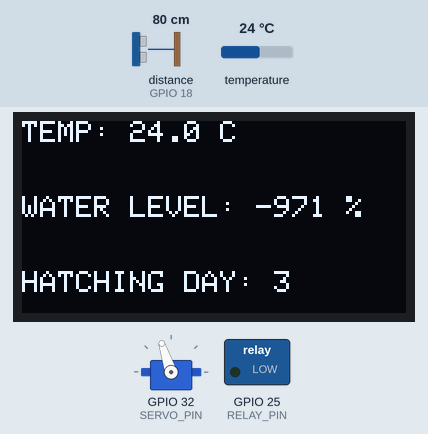
Simulated run of this sketch. Board: ESP32. Shown: servo, 128×64 one-colour display, switched loads named in the sketch (green lamp = pin HIGH). Wiring (inferred from the names in the program): ultrasonic range finder: trigger GPIO 5; echo GPIO 18. The test bench sets the inputs (shaded band); at power-on: temperature 24 °C, distance to the obstacle (sensor on GPIO 18) 80 cm. The echo pulse lasts 58.3 µs per cm; WiFi joins after 1.5 s; servers stay silent unless stated; EEPROM starts erased; no MQTT or app messages arrive unless stated; pins used as bus, display or sensor lines are not drawn.

Above: at 8.0 s.
8.1 s: temperature set to 37 °C
At 16.49 s:
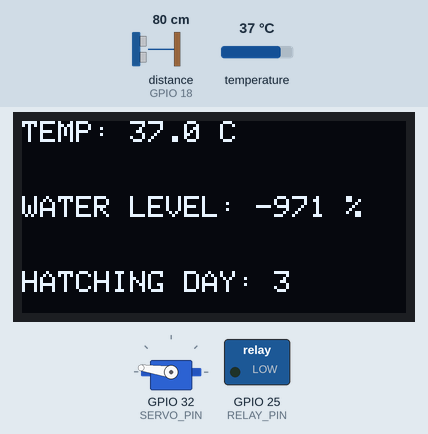
17.5 s: temperature set to 38.7 °C
24.5 s: distance to the obstacle (sensor on GPIO 18) set to 2 cm
At 28.9 s:
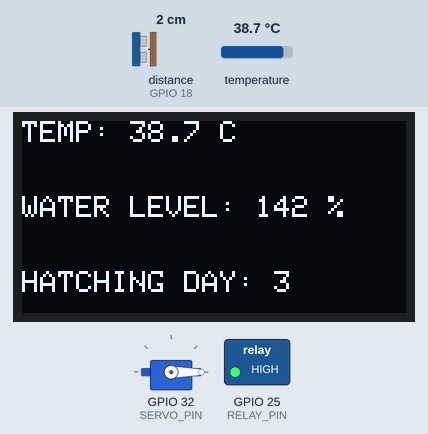
31.5 s: distance to the obstacle (sensor on GPIO 18) set to 4 cm
At 43.1 s:
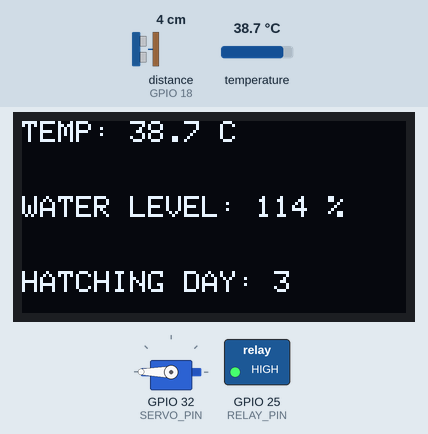
43.8 s: distance to the obstacle (sensor on GPIO 18) set to 9 cm
At 47.7 s:
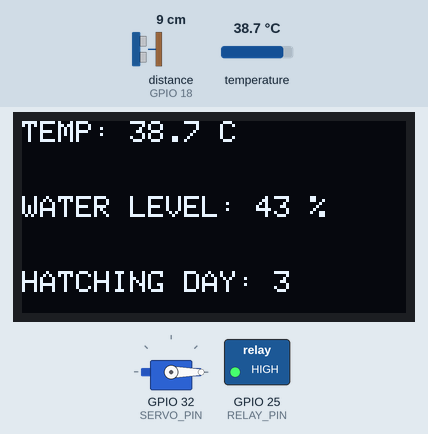
50.8 s: temperature set to 36.9 °C
At 57.1 s:
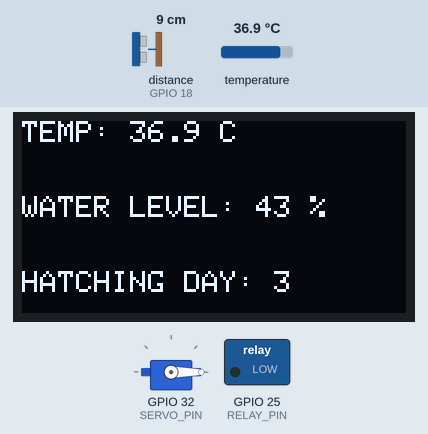
Timing chart, 0 to 58.8 s (numbered marks = the images above; inputs shaded):
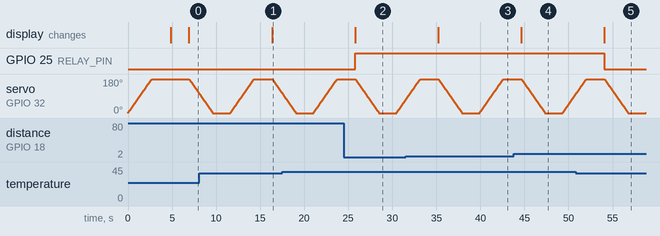

The sketch:

incu-hub.ino
```cpp
#include <WiFi.h>
#include <PubSubClient.h>
#include <Wire.h>
#include <Adafruit_Sensor.h>
#include <Adafruit_BMP280.h>
#include <Adafruit_GFX.h>
#include <Adafruit_SSD1306.h>
#include <ESP32Servo.h>
#include <Preferences.h>

#define RELAY_PIN 25
#define SERVO_PIN 32
#define TRIG_PIN 5
#define ECHO_PIN 18

#define SCREEN_WIDTH 128
#define SCREEN_HEIGHT 64
#define OLED_RESET -1
#define OLED_I2C_ADDRESS 0x3C
Adafruit_SSD1306 display(SCREEN_WIDTH, SCREEN_HEIGHT, &Wire, OLED_RESET);

Adafruit_BMP280 bmp;
Servo eggTrayServo;
Preferences preferences;

#define TEMP_TARGET 37.7
#define TEMP_HYSTERESIS 0.2

const char* ssid = "USER_ID";
const char* password = "PASSWORD";
const char* mqttServer = "mqtt3.thingspeak.com";
const int mqttPort = 1883;
const char* mqttUser = "MQTT_USER";
const char* mqttPassword = "MQTT_PASSWORD";
const char* mqttClientID = "MQTT_CLIENT_ID";
const char* mqttTopic = "channels/CHANNEL-ID/publish";

WiFiClient wifiClient;
PubSubClient mqttClient(wifiClient);

unsigned long lastRotateTime = 0;
unsigned long lastPublishTime = 0;
const unsigned long publishInterval = 10000;
const unsigned long trayRotateInterval = 6000;

unsigned long previousMillis = 0;
const long interval = 86400000;
int dayCount = 3;

void setup() {
  Serial.begin(115200);

  preferences.begin("day-storage", false);
  dayCount = preferences.getInt("day", 3);

  pinMode(RELAY_PIN, OUTPUT);
  pinMode(TRIG_PIN, OUTPUT);
  pinMode(ECHO_PIN, INPUT);
  digitalWrite(RELAY_PIN, LOW);

  eggTrayServo.attach(SERVO_PIN);

  rotateServoSlowly(0, 320, 15);

  if (!bmp.begin(0x76)) {
    while (true);
  }

  if (!display.begin(SSD1306_SWITCHCAPVCC, OLED_I2C_ADDRESS)) {
    while (true);
  }
  display.clearDisplay();

  connectWiFi();
  mqttClient.setServer(mqttServer, mqttPort);
  connectMQTT();
}

void loop() {
  if (!mqttClient.connected()) {
    connectMQTT();
  }
  mqttClient.loop();

  float temperature = bmp.readTemperature();
  long distance = getUltrasonicDistance();
  int mappedValue = map(distance, 4, 11, 100, 0);
  unsigned long currentMillis = millis();

  if (currentMillis - previousMillis >= interval) {
    previousMillis = currentMillis;
    dayCount++;
    preferences.putInt("day", dayCount);
  }

  display.clearDisplay();
  display.setTextColor(SSD1306_WHITE);
  display.setTextSize(1);
  display.setCursor(0, 0);
  display.print("TEMP: ");
  display.print(temperature, 1);
  display.println(" C");
  display.setTextSize(1);
  display.setCursor(0, 25);
  display.print("WATER LEVEL: ");
  display.print(mappedValue);
  display.println(" %");
  display.setTextSize(1);
  display.setCursor(0, 50);
  display.print("HATCHING DAY: ");
  display.print(dayCount);
  display.display();

  if (temperature < (TEMP_TARGET - TEMP_HYSTERESIS)) {
    digitalWrite(RELAY_PIN, LOW);
  } else if (temperature > (TEMP_TARGET + TEMP_HYSTERESIS)) {
    digitalWrite(RELAY_PIN, HIGH);
  }

  if (millis() - lastRotateTime >= trayRotateInterval) {
    lastRotateTime = millis();
    rotateServoSlowly(180, 0, 15);
    delay(2000);
    rotateServoSlowly(0, 180, 15);
  }

  if (millis() - lastPublishTime >= publishInterval) {
    publishSensorData(temperature, mappedValue);
    lastPublishTime = millis();
  }

  delay(2000);
}

long getUltrasonicDistance() {
  digitalWrite(TRIG_PIN, LOW);
  delayMicroseconds(2);
  digitalWrite(TRIG_PIN, HIGH);
  delayMicroseconds(10);
  digitalWrite(TRIG_PIN, LOW);

  long duration = pulseIn(ECHO_PIN, HIGH);
  long distance = duration * 0.034 / 2;
  return distance;
}

void connectWiFi() {
  WiFi.begin(ssid, password);
  while (WiFi.status() != WL_CONNECTED) {
    delay(1000);
  }
}

void connectMQTT() {
  while (!mqttClient.connected()) {
    if (mqttClient.connect(mqttClientID, mqttUser, mqttPassword)) {
    } else {
      delay(500);
    }
  }
}

void publishSensorData(float temperature, int mappedValue) {
  String payload = String("field1=") + temperature + "&field2=" + mappedValue;
  mqttClient.publish(mqttTopic, payload.c_str());
}

void rotateServoSlowly(int startAngle, int endAngle, int stepDelay) {
  int step = (startAngle < endAngle) ? 1 : -1;
  for (int angle = startAngle; angle != endAngle; angle += step) {
    eggTrayServo.write(angle);
    delay(stepDelay);
  }
  eggTrayServo.write(endAngle);
}
```

Measured:
- the behaviour switches between 37.5 and 37.4 °C on temperature (found by bisection; images 4 and 5)
- after the input at 8.1 s, the display: changes after 8.2 s (image 1)
- after the input at 24.5 s, the display: changes after 1.3 s (image 2)
- after the input at 31.5 s, the display: changes after 3.7 s (image 3)
- after the input at 43.8 s, the display: changes after 0.83 s (image 4)
- after the input at 50.8 s, GPIO 25 (RELAY_PIN): HIGH → LOW after 3.3 s; the display: changes after 3.3 s (image 5)
